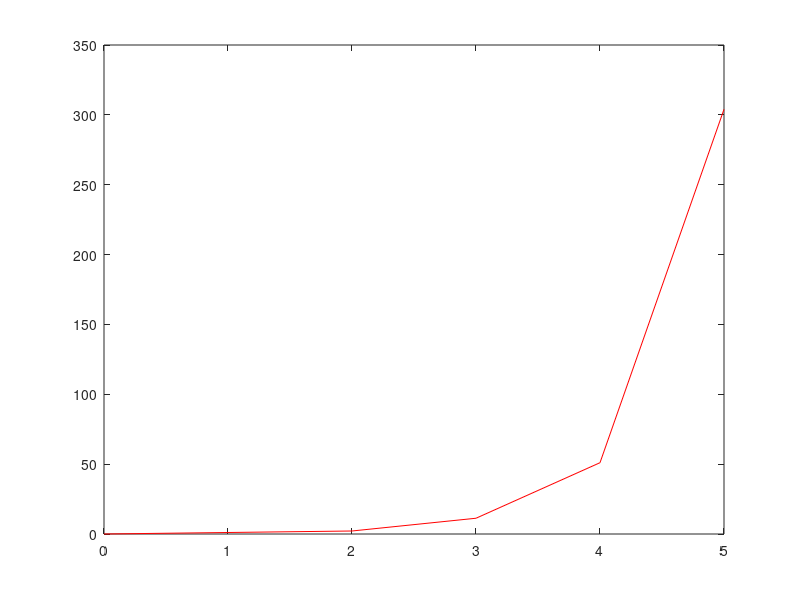

The MATLAB source for this figure:
clc
clear all;
n= input("no of iteration : ");
itI(1)=1./exp(1) -1;
error(1)=0;
for it=2:n
    itI(it)=1- (it*(itI(it-1)));
end
for it=2:n
    fu=@(x)(exp(x).*(x.^it));
    exactI=integral(fu,0,1);
    error(it)=abs(exactI -itI(it))./exactI;
    x(it)=it;
end
plot(x,error,'r');